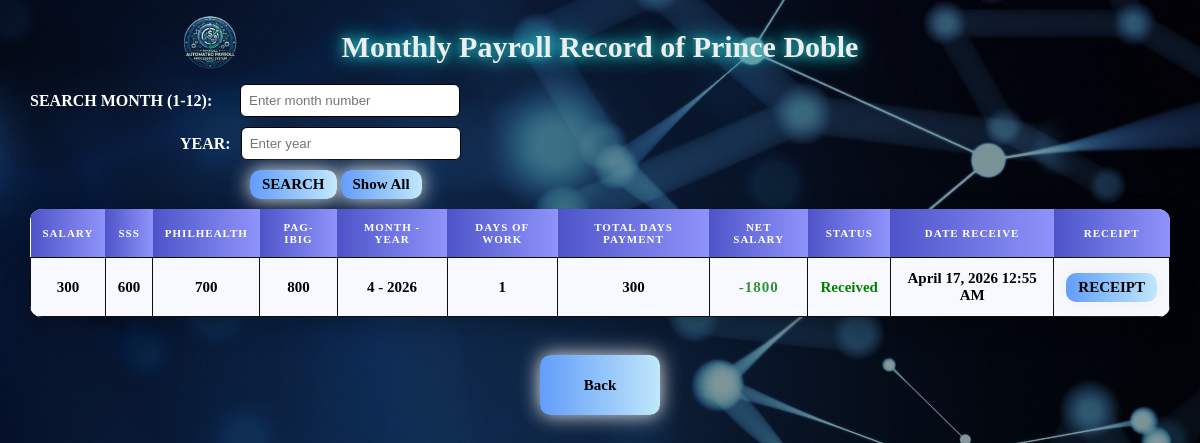
The app's page /AUTO_PAY/EMPLOYEES/history.php?fullname=Prince Doble with its own data.
### tables this page shows
CREATE TABLE `history` (
  `id` int(100) NOT NULL,
  `fullname` varchar(50) NOT NULL,
  `payment` int(50) NOT NULL,
  `sss` int(50) NOT NULL,
  `philhealth` int(50) NOT NULL,
  `pagibig` int(50) NOT NULL,
  `days` int(10) NOT NULL,
  `total_days_pay` int(10) NOT NULL,
  `total_payment` int(10) NOT NULL,
  `month` varchar(10) NOT NULL,
  `year` int(10) NOT NULL,
  `receipt_status` varchar(11) NOT NULL,
  `generated_at` timestamp(6) NOT NULL DEFAULT current_timestamp(6)
);

### AUTO_PAY/EMPLOYEES/history.php (the view, shortened to what this page needs)
<?php
include "db.php";
$msg = "";
$fullname = isset($_SESSION['fullname']) ? $_SESSION['fullname'] : "";
if (!empty($fullname)) {
    $msg = "Monthly Payroll Record of " . $fullname;
}
if (isset($_POST['search_bar'])) {
    $search_month = $_POST['search_month'];
    $search_year = $_POST['search_year'];
    $result = mysqli_query($conn, "
        SELECT *
        FROM history
        WHERE fullname='$fullname'
        AND month='$search_month'
        AND year='$search_year'
        ORDER BY id DESC
    ");
} else {
    $result = mysqli_query($conn, "
        SELECT *
        FROM history
        WHERE fullname='$fullname'
        ORDER BY id DESC
    ");
}
?>
<div id="header">
        <img id="logo" src="../logo.png">
    </div>
<h2><?php echo $msg; ?></h2>
<form method="POST" id="srch">
    <div id="row1">
        <label id="month_m">SEARCH MONTH (1-12): </label>
        <input type="text" name="search_month" placeholder="Enter month number" ><br>
    </div>
    <div id="row2">
        <label id="year_y">YEAR: </label>
        <input type="text" name="search_year" placeholder="Enter year" ><br>
    </div>
    <div id="bot">
        <button  type="submit" name="search_bar">SEARCH</button>
        <button  type="submit" name="reset">Show All</button>
    </div>
</form>
<div class="table-scroll">
    <table>
        <tr>
            <th>SALARY</th>
            <th>SSS</th>
            <th>PHILHEALTH</th>
            <th>PAG-IBIG</th>
            <th>MONTH - YEAR</th>
            <th>DAYS OF WORK</th>
            <th>TOTAL DAYS PAYMENT</th>
            <th>NET SALARY</th>
            <th>STATUS</th>
            <th>DATE RECEIVE</th>
            <th>RECEIPT</th>
        </tr>
        <?php while($row = mysqli_fetch_assoc($result)){ ?>
        <tr>
            <td><?php echo $row['payment']; ?></td>
            <td><?php echo $row['sss']; ?></td>
            <td><?php echo $row['philhealth']; ?></td>
            <td><?php echo $row['pagibig']; ?></td>
            <td><?php echo $row['month']." - ".$row['year']; ?></td>
            <td><?php echo $row['days']; ?></td>
            <td><?php echo $row['total_days_pay']; ?></td>
            <td><?php echo $row['total_payment']; ?></td>
            <td style="color:
                <?php echo ($row['receipt_status']=="Received") ? "green" : "red"; ?>">
                <?php echo $row['receipt_status']; ?>
            </td>
            <td>
                <?php
                if(!empty($row['generated_at'])){
                    echo date("F d, Y h:i A", strtotime($row['generated_at']));
                } else {
                    echo date("F d, Y h:i A");
                }
                ?>
            </td>
            <td>
                <a href="generate_receipt.php?id=<?php echo $row['id']; ?>" target="_blank">
                    <button id="receipt">
                        RECEIPT
                    </button>
                </a>
            </td>
        </tr>
    <?php } ?>
    </table>
</div>
<form method="POST">
    <button type="button" id="back"
    onclick="location.href='employees_view.php?fullname=<?php echo urlencode($fullname); ?>'">
    Back
    </button>
</form>

### AUTO_PAY/EMPLOYEES/history.php (style rules this page uses)
* { margin: 0; padding: 0; box-sizing: border-box; }
#header { position: absolute; top: 10px; left: 150px; display: flex; align-items: center; gap: 10px; z-index: 20; }
#logo { width: 120px; }
h2 { text-align: center; font-size:30px; color: #edeeef; font-family:Copperplate, "Copperplate Gothic Light", fantasy; text-shadow: 0 0 10px #31a5a9, 0 0 20px #00f7ff; margin-bottom: 20px; }
#row1, #row2 { display: flex; align-items: center; margin-bottom: 10px; gap: 10px; }
input[type="text"] { padding: 8px; border-radius: 6px; border: 1px solid black; outline: none; width: 220px; box-sizing: border-box; }
#month_m { width: 200px; color: white; font-weight: bold; font-family: Copperplate, "Copperplate Gothic Light", fantasy; }
#year_y { margin-left: 150px; color: white; font-weight: bold; font-family: Copperplate, "Copperplate Gothic Light", fantasy; }
#bot { margin-left:220px; margin-bottom: 10px; margin-top: 10px; }
.table-scroll { max-height: 400px; overflow-y: auto; border-radius: 12px; background: white; box-shadow: 0 10px 25px rgba(0,0,0,0.3); }
table { width: 100%; border-collapse: collapse; }
th { font-family:Copperplate, "Copperplate Gothic Light", fantasy; position: sticky; top: 0; background: linear-gradient(to right, #4e54c8, #8f94fb); color: white; padding: 12px; font-size: 11px; text-transform: uppercase; letter-spacing: 1px; z-index: 2; }
td { padding: 12px; font-size: 15px; text-align: center; border: 1px solid #0d0d15; font-family: Copperplate, "Copperplate Gothic Light", fantasy; font-weight: bold; }
td:nth-child(8) { color: #329038; letter-spacing: 1px; }
tr:nth-child(even) { background: #f7f9ff; }
td:nth-child(10) { font-weight: bold; }
button { padding: 6px 12px; font-family:Copperplate, "Copperplate Gothic Light", fantasy; font-weight: bold; font-size: 15px; border-radius: 10px; border: none; background: linear-gradient(to right, #629dfa 0%, #c2e9fb 51%, #629dfa 100%); background-size: 200% auto; cursor: pointer; transition: 0.3s; box-shadow: 0 0 20px #eeeeee; }
#receipt { padding: 6px 12px; font-family:Copperplate, "Copperplate Gothic Light", fantasy; font-weight: bold; font-size: 15px; border-radius: 10px; border: none; background: linear-gradient(to right, #629dfa 0%, #c2e9fb 51%, #629dfa 100%); background-size: 200% auto; cursor: pointer; transition: 0.3s; box-shadow: 0 0 20px #eeeeee; }
#back { display: block; margin: 20px auto; height: 60px; width: 120px; }

### records on screen
history: payment "300", sss "600", philhealth "700", pagibig "800", month "4", year "2026", days "1", total_days_pay "300", total_payment "-1800", receipt_status "Received", generated_at "April 17, 2026 12:55 AM"

### other values on screen
$msg "Monthly Payroll Record of Prince Doble"
